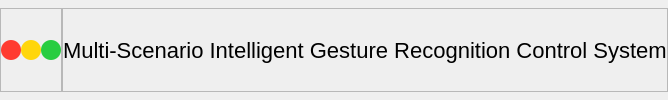
        <widget class="DoubleClickQFrame" name="topbox">
         <property name="styleSheet">
          <string notr="true"/>
         </property>
         <layout class="QHBoxLayout" name="topBox" stretch="1,9">
          <property name="spacing">
           <number>0</number>
          </property>
          <property name="leftMargin">
           <number>0</number>
          </property>
          <property name="topMargin">
           <number>8</number>
          </property>
          <property name="rightMargin">
           <number>0</number>
          </property>
          <property name="bottomMargin">
           <number>8</number>
          </property>
          <item>
           <widget class="QFrame" name="left_top">
            <property name="maximumSize">
             <size>
              <width>150</width>
              <height>16777215</height>
             </size>
            </property>
            <property name="styleSheet">
             <string notr="true">/* QFrame#left_top{
	border: 1px solid red;
} */
QPushButton#closeButton {
    background-color: rgb(255, 59, 48); /* 红色 */
    border: none;
    border-radius: 10px; /* 使按钮圆形 */
    min-width: 20px;
    max-width: 20px;
    min-height: 20px;
    max-height: 20px;
}

QPushButton#maximizeButton {
    background-color: rgb(40, 205, 65); /* 黄色 */
    border: none;
    border-radius: 10px; /* 使按钮圆形 */
    min-width: 20px;
    max-width: 20px;
    min-height: 20px;
    max-height: 20px;
}

QPushButton#minimizeButton {
    background-color: rgb(255, 214, 10); /* 绿色 */
    border: none;
    border-radius: 10px; /* 使按钮圆形 */
    min-width: 20px;
    max-width: 20px;
    min-height: 20px;
    max-height: 20px;
}
</string>
            </property>
            <property name="frameShape">
             <enum>QFrame::Shape::StyledPanel</enum>
            </property>
            <property name="frameShadow">
             <enum>QFrame::Shadow::Raised</enum>
            </property>
            <layout class="QHBoxLayout" name="horizontalLayout_2">
             <property name="spacing">
              <number>0</number>
             </property>
             <property name="leftMargin">
              <number>0</number>
             </property>
             <property name="topMargin">
              <number>0</number>
             </property>
             <property name="rightMargin">
              <number>0</number>
             </property>
             <property name="bottomMargin">
              <number>0</number>
             </property>
             <item>
              <widget class="QPushButton" name="closeButton">
               <property name="styleSheet">
                <string notr="true">QPushButton:hover{
	background-color:rgb(139, 29, 31);
	border-image: url(:/leftbox/images/newsize/close.png);
}
QPushButton:pressed {
	background-color: rgb(232, 59, 35);
}</string>
               </property>
               <property name="text">
                <string/>
               </property>
              </widget>
             </item>
             <item>
              <widget class="QPushButton" name="minimizeButton">
               <property name="styleSheet">
                <string notr="true">QPushButton:hover{
	background-color:rgb(139, 29, 31);
	border-image: url(:/leftbox/images/newsize/min.png);
}
QPushButton:pressed {
	background-color:  rgb(255, 214, 5);
}

</string>
               </property>
               <property name="text">
                <string/>
               </property>
              </widget>
             </item>
             <item>
              <widget class="QPushButton" name="maximizeButton">
               <property name="styleSheet">
                <string notr="true">QPushButton:hover{
	background-color:rgb(139, 29, 31);
	border-image: url(:/leftbox/images/newsize/max.png);
}
QPushButton:pressed {
	background-color: rgb(40, 205, 60);
}</string>
               </property>
               <property name="text">
                <string/>
               </property>
              </widget>
             </item>
            </layout>
           </widget>
          </item>
          <item alignment="Qt::AlignmentFlag::AlignHCenter">
           <widget class="QFrame" name="right_top">
            <property name="styleSheet">
             <string notr="true">QLabel#title{
    background-color: none;
	font-size: 22px;
	font-family: &quot;Shojumaru&quot;;
	color: black;
}
Spacer{
	border:none;
}</string>
            </property>
            <property name="frameShape">
             <enum>QFrame::Shape::StyledPanel</enum>
            </property>
            <property name="frameShadow">
             <enum>QFrame::Shadow::Raised</enum>
            </property>
            <layout class="QHBoxLayout" name="horizontalLayout">
             <property name="spacing">
              <number>0</number>
             </property>
             <property name="leftMargin">
              <number>0</number>
             </property>
             <property name="topMargin">
              <number>0</number>
             </property>
             <property name="rightMargin">
              <number>0</number>
             </property>
             <property name="bottomMargin">
              <number>0</number>
             </property>
             <item alignment="Qt::AlignmentFlag::AlignHCenter">
              <widget class="QLabel" name="title">
               <property name="styleSheet">
                <string notr="true"/>
               </property>
               <property name="text">
                <string>Multi-Scenario Intelligent Gesture Recognition Control System</string>
               </property>
               <property name="indent">
                <number>-1</number>
               </property>
              </widget>
             </item>
            </layout>
           </widget>
          </item>
         </layout>
        </widget>
